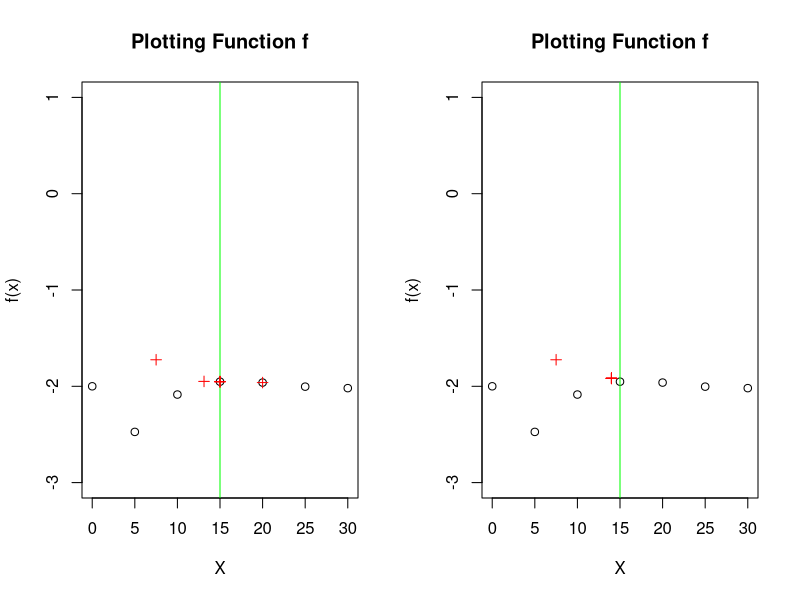
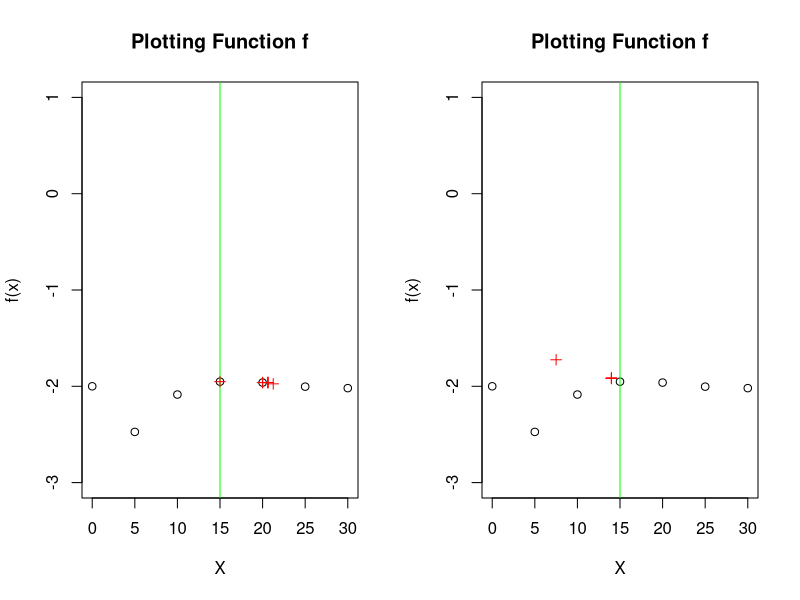
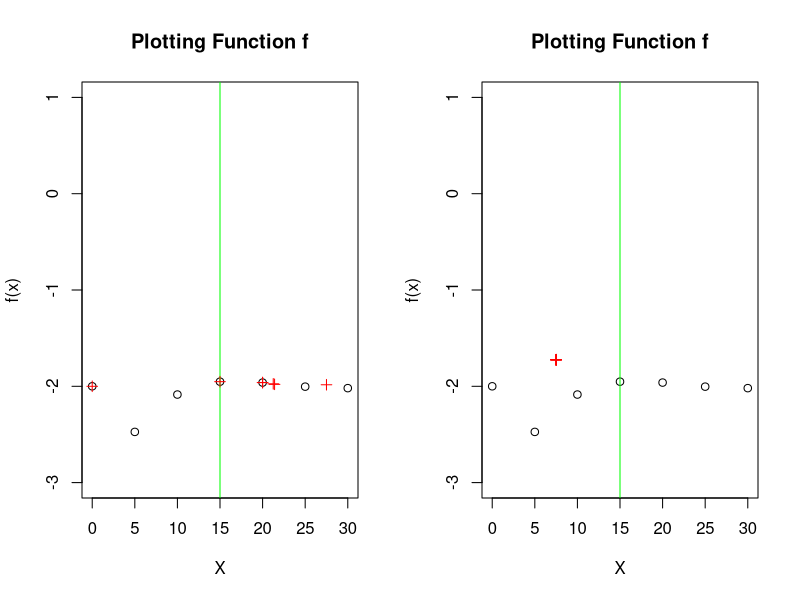

Write the R code that produced these figures, in order.
# Question 1

## 1-1. Defining a function
f <- function(x){
  return(((x^2)/(exp(x)))-(2*exp(-(9*sin(x))/((x^2)+x+1))))
}

## 1-2. Defining a function
crossover <- function(x,y){
  return((x+y)/2)
}

## 1-3. Defining a function
mutate <- function(x){
  return(x%%30)
}

## 1-4. Write a function that depends on..

genetic <- function(maxiter, mutprob){
  
  # a,b) plotting f, defining initial population
  x <- seq(from=0, to=30, by=5)
  plot(x, f(x), main = 'Plotting Function f', xlab="X",
       ylab="f(x)", ylim=c(-3, 1))
  abline(v=x[which.max(f(x))], col="green")
    ## The maximum value is easily found. On the plot, its
    ## position is shown in red colored line

  # c) computes vector Values for each population point
  Values <- f(x)
  
  # d) performs maxiter iterations
  current_pop = x
  max_vals = vector(length = maxiter)
  for (i in 1:maxiter){
    ## i) sampling two indexes from the current population
    parents = sample(1:length(current_pop), size=2)
    ## ii) index of the smallest objective function
    victim = order(Values)[1]
    ## iii) crossover or mutation
    cross_kid = crossover(current_pop[parents[1]], current_pop[parents[2]])
    mut_kid = mutate(cross_kid)
    kid = sample(x = c(mut_kid, cross_kid), size=1, 
                 prob=c(mutprob, 1-mutprob))
    ## iv) replacing victim with kid
    current_pop[victim] = kid
    Values[victim] = f(kid)
    max_vals[i] = max(Values)
  }
  points(x=current_pop, y=Values, col="red", pch=3)
  cat("Maximum values with ", mutprob, " mutation probability are: ")
  return(max_vals)
}

## 1-5.
par(mfrow=c(1,2))
genetic(maxiter=10, mutprob=0.1)
genetic(maxiter=100, mutprob=0.1)

genetic(maxiter=10, mutprob=0.5)
genetic(maxiter=100, mutprob=0.5)

genetic(maxiter=10, mutprob=0.9)
genetic(maxiter=100, mutprob=0.9)
  ## As the number of maxiter increases, the current population
  ## tends to converge.

  ## As the probability of mutation increases, difference among
  ## maximum values of vector `Values` tends to vary.


